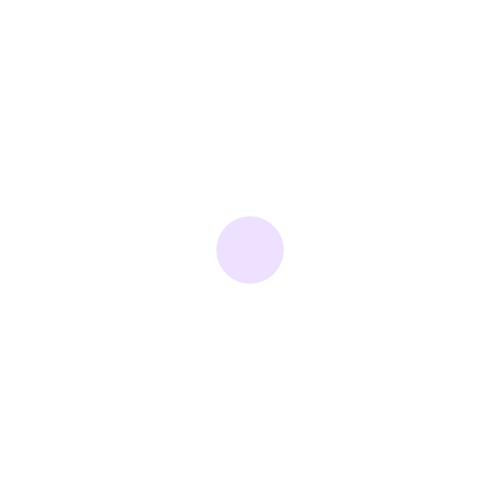
Frame 1 (no input)
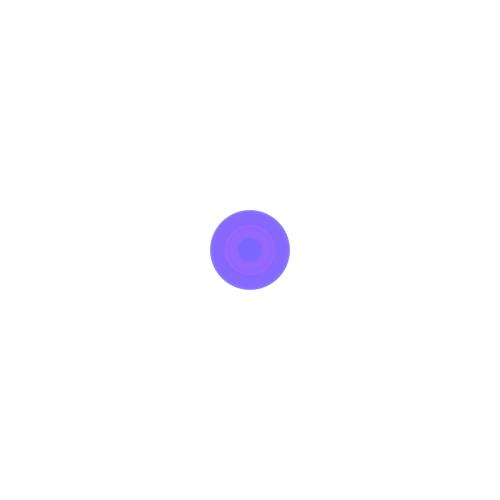
Frame 60 (the mouse pressed at the canvas centre just before this capture)
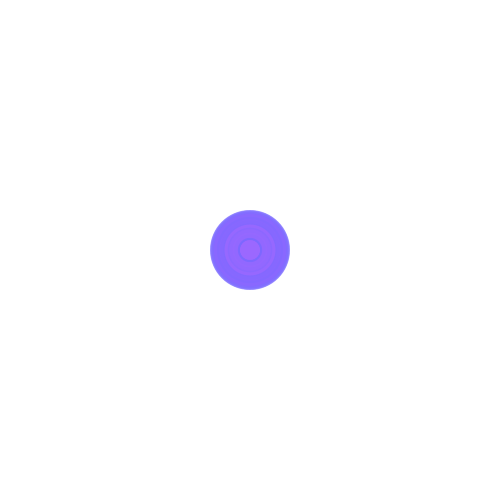
Frame 120 (the mouse held since frame 60 and released just before this capture)

The Processing sketch that drew these frames (run headless with seeded random() and noise(); from frame 60 on, the mouse is pressed at the canvas centre):

// Processing sketch: processing_101413
// ── processing_101413.pde

int counter;

void setup() {  //setup function called initially, only once
  size(500, 500);
  background(255);  //set background white
  colorMode(RGB);   //set colors to Hue, Saturation, Brightness mode
  counter = 0;
}

void draw() {  //draw function loops 
  counter++;
  noStroke();
  fill(random(255),100,255,50);
  
  if(mousePressed == true) { //add some interaction
    ellipse(mouseX, mouseY, 20, 20);
  }
  else {
    ellipse(width/2, height/2, 80*sin(counter), 80*sin(counter));
  }
}
